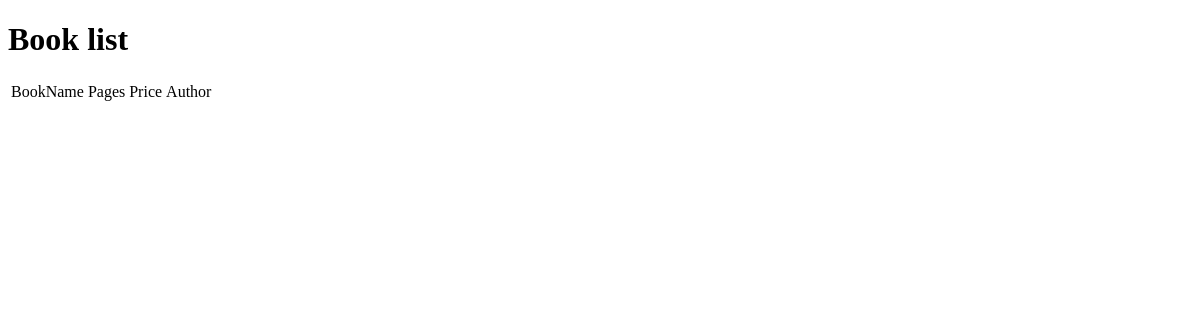
Page /books/list on the earlier database version.
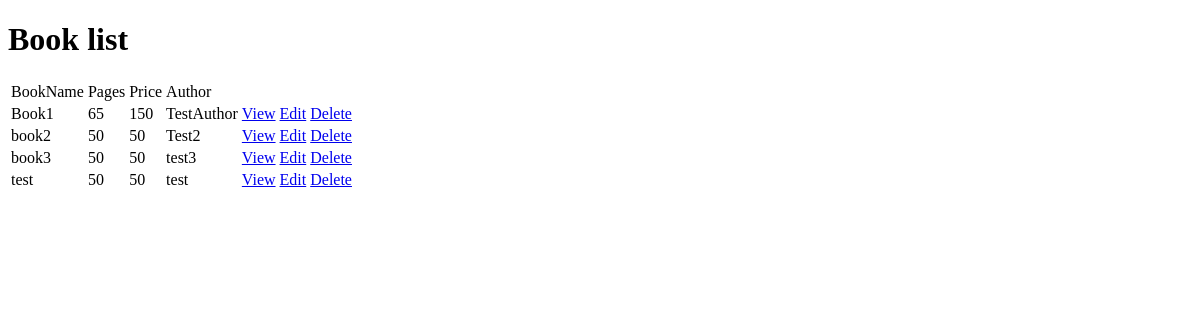
Same page on the later database version.
### cbvbook/models.py (models this page shows, shortened)
class Book(models.Model):
    book_name = models.CharField(max_length=150,unique=True)
    pages = models.IntegerField(default=50)
    price = models.IntegerField(default=50)
    author = models.CharField(max_length=120)

### cbvbook/views.py (the view)
# urls.py: path('list',BookList.as_view(),name='list'),
class BookList(ListView):
    model = Book
    context = {}
    template_name = 'cbvbook/book_list.html'
    def get(self, request, *args, **kwargs):
        books = self.model.objects.all()
        self.context['books'] = books
        return render(request,self.template_name,self.context)

### cbvbook/templates/cbvbook/book_list.html (shortened to what this page needs)
<!DOCTYPE html>
<html lang="en">
<head>
</head>
<body>
<h1>Book list</h1>
<table>
    <tr>
        <td>BookName</td>
        <td>Pages</td>
        <td>Price</td>
        <td>Author</td>
    </tr>
    {%for book in books%}
    <tr>
        <td>{{book.book_name}}</td>
        <td>{{book.pages}}</td>
        <td>{{book.price}}</td>
        <td>{{book.author}}</td>
        <td><a href="{%url 'view' book.id%}">View</a></td>
        <td><a href="{%url 'update' book.id%}">Edit</a></td>
        <td><a href="{%url 'delete' book.id%}">Delete</a></td>
    </tr>
    {%endfor%}
</table>
</body>
</html>

Differences in the rows shown:
added Book: book_name "Book1", pages "65", price "150", author "TestAuthor"
added Book: book_name "book2", pages "50", price "50", author "Test2"
added Book: book_name "book3", pages "50", price "50", author "test3"
added Book: book_name "test", pages "50", price "50", author "test"
